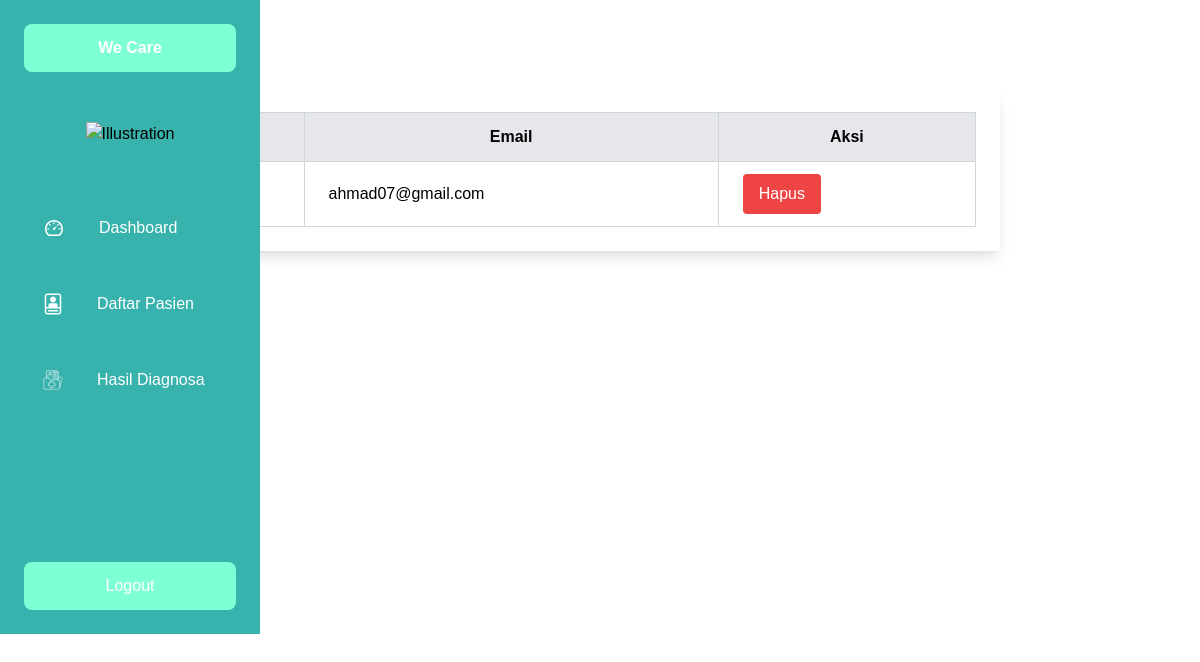
The page /daftarpasien.php on the database as committed earlier.
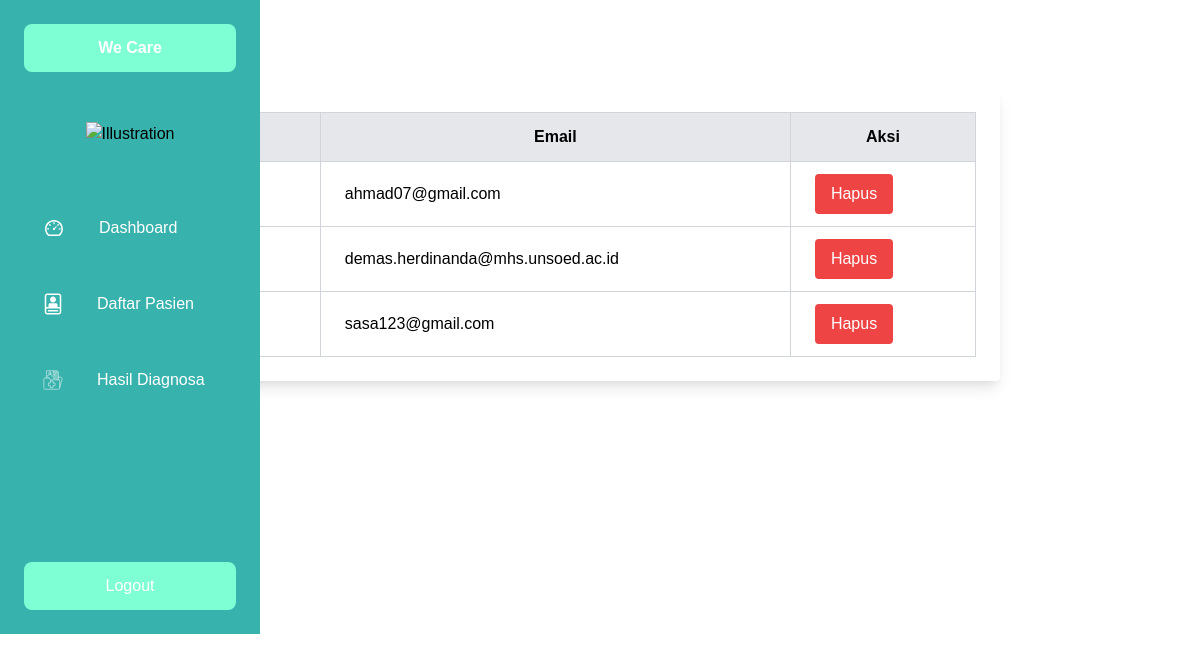
The same page on the database as committed later.
### tables this page shows
CREATE TABLE `user` (
  `username` varchar(50) NOT NULL,
  `email` varchar(50) NOT NULL,
  `password` varchar(255) NOT NULL
);

### daftarpasien.php (the view, shortened to what this page needs)
<?php
function isActive($path) {
    return (basename($_SERVER['REQUEST_URI']) === $path) ? 'text-white font-bold bg-teal-600 rounded px-4 py-2' : 'text-teal-100 px-4 py-2 hover:bg-teal-400 hover:text-white rounded';
}
include 'connect.php';
$query = "SELECT username, email FROM user";
$result = mysqli_query($connect, $query);
?>
<!DOCTYPE html>
<html lang="en">
<head>
    <link rel="stylesheet" href="style.css">
    <link href="https://cdn.jsdelivr.net/npm/tailwindcss@latest/dist/tailwind.min.css" rel="stylesheet">
</head>
<body>
<div class="container">
    <div class="sidebar">
        <div class="header">
            <div class="list-item">
                <a href="#">
                    <span class="description-header">We Care</span>
                </a>
            </div>
        </div>
        <div class="illustration">
            <img src="assets/trial.png" alt="Illustration">
        </div>
        <div class="main">
                <div class="list-item flex items-center">
                    <img src="assets/Dashboard.svg" alt="" class="icon ml-4">
                    <a href="admin.php" class="<?php echo isActive('admin.php'); ?>">
                        <span class="description ml-2">Dashboard</span>
                    </a>
                </div>
                <div class="list-item flex items-center">
                    <img src="assets/profile.svg" alt="" class="icon w-6 h-6 ml-3">
                    <a href="result.php" class="<?php echo isActive('daftarpasien.php'); ?>">
                        <span class="description ml-1">Daftar Pasien</span>
                    </a>
                </div>
                <div class="list-item flex items-center">
                    <img src="assets/report.svg" alt="" class="icon ml-3">
                    <a href="result.php" class="<?php echo isActive('result.php'); ?>">
                        <span class="description ml-1">Hasil Diagnosa</span>
                    </a>
                </div>
            <div class="list-item-logout">
                <a href="logout.php">
                    <span class="description">Logout</span>
                </a>
            </div>
        </div>
    </div>
    <div class="main-content">
<h2 class="text-2xl font-bold p-6">Data User</h2>
<div class=" mx-auto mt-2 px-6">
    <div class="bg-white p-6 w-full rounded shadow-lg">
        <div class="overflow-x-auto">
            <table class="table-auto w-full border-collapse border border-gray-300">
                <thead>
                    <tr class="bg-gray-200">
                        <th class="border border-gray-300 px-6 py-3">Username</th>
                        <th class="border border-gray-300 px-6 py-3">Email</th>
                        <th class="border border-gray-300 px-6 py-3">Aksi</th>
                    </tr>
                </thead>
                <tbody>
                    <?php while ($row = mysqli_fetch_assoc($result)): ?>
                        <tr>
                            <td class="border border-gray-300 px-6 py-3"><?= htmlspecialchars($row['username']) ?></td>
                            <td class="border border-gray-300 px-6 py-3"><?= htmlspecialchars($row['email']) ?></td>
                            <td class="border border-gray-300 px-6 py-3">
                                <form method="POST" onsubmit="return confirm('Apakah Anda yakin ingin menghapus user ini?');">
                                    <button type="submit" name="delete_user" class="bg-red-500 text-white px-4 py-2 rounded hover:bg-red-600">Hapus</button>
                                </form>
                            </td>
                        </tr>
                    <?php endwhile; ?>
                </tbody>
            </table>
        </div>
    </div>
</div>
</body>
</html>

Rows that differ between the two databases and show on the page:
added user: email "demas.herdinanda@mhs.unsoed.ac.id"
added user: email "sasa123@gmail.com"
